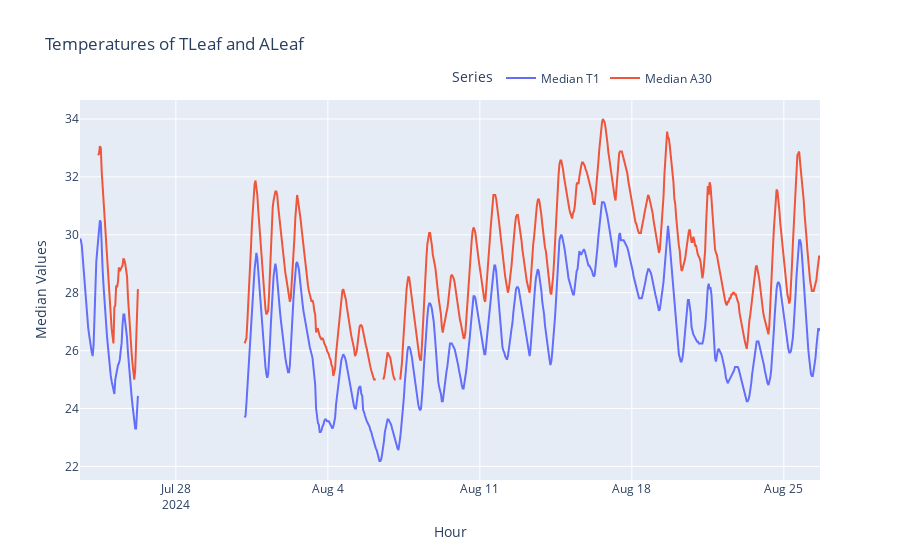

Write notebook code for a chart like this one.
### Code cell
# Example usage
plot_median_series(df, 'median_T1', 'median_A30')

### Figure 1 — Plotly figure (JSON) as saved in the notebook; plotly's stock layout.template omitted (floating-point values rounded to 4 significant figures; data arrays with more than 128 entries replaced by an {"elided": "..."} marker saying what was removed)
{"data": [{"mode": "lines", "name": "Median T1", "type": "scatter", "x": {"elided": "819 str values"}, "y": {"elided": "819 float values"}}, {"mode": "lines", "name": "Median A30", "type": "scatter", "x": {"elided": "819 str values"}, "y": {"elided": "819 float values"}}], "layout": {"hovermode": "x unified", "legend": {"orientation": "h", "title": {"text": "Series"}, "x": 0.5, "xanchor": "left", "y": 1.02, "yanchor": "bottom"}, "title": {"text": "Temperatures of TLeaf and ALeaf"}, "xaxis": {"title": {"text": "Hour"}}, "yaxis": {"title": {"text": "Median Values"}}}}
